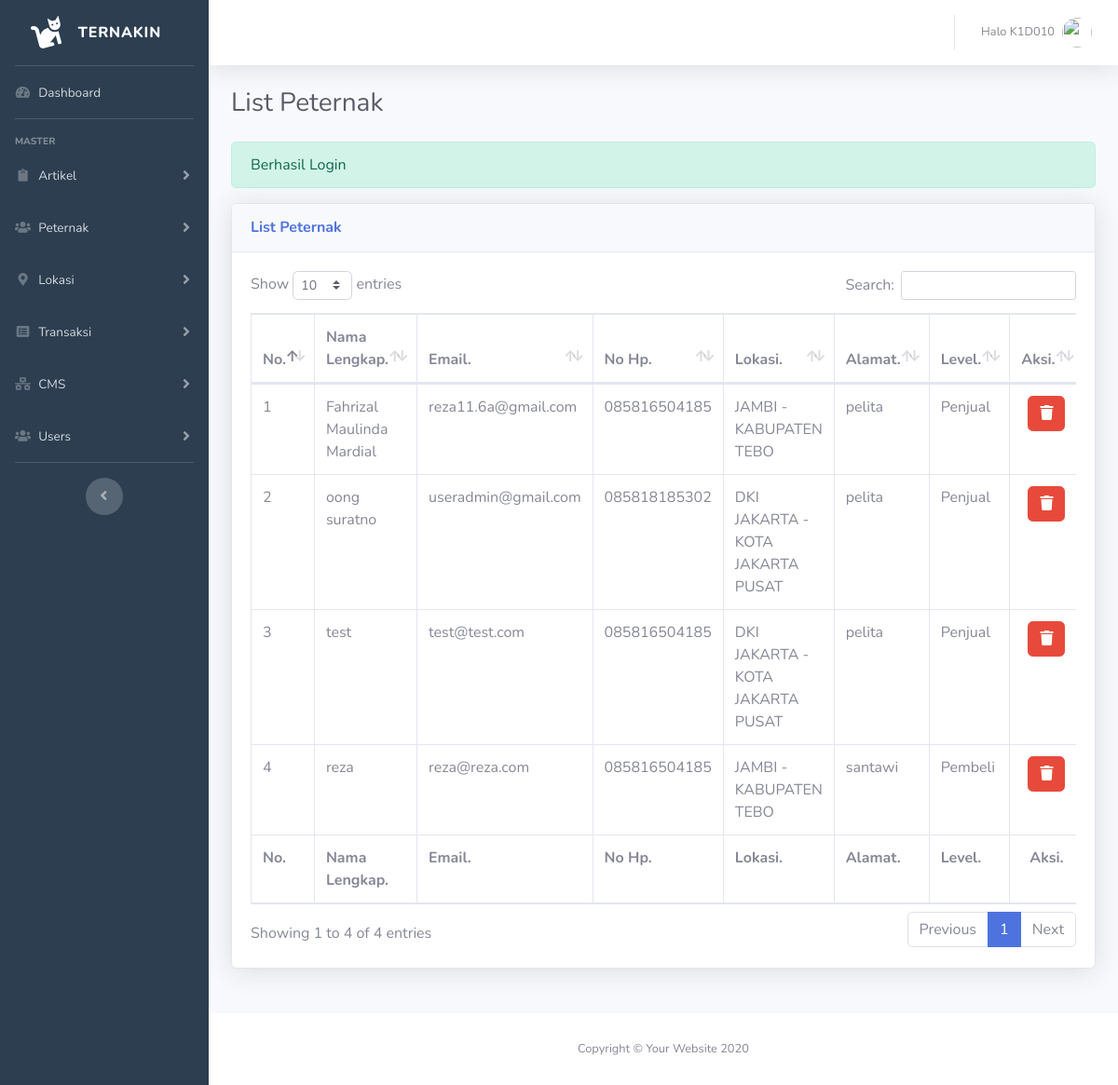
/cms-dashboard/pages/peternak/index.php (signed in), run on the app's committed database.
### tables this page shows
CREATE TABLE `tb_peternak` (
  `id_peternak` int(10) NOT NULL,
  `img_profile` text DEFAULT NULL,
  `nama_lengkap` varchar(35) NOT NULL,
  `email` varchar(50) NOT NULL,
  `password` varchar(60) NOT NULL,
  `no_hp` varchar(13) NOT NULL,
  `alamat` text DEFAULT NULL,
  `no_rek` varchar(50) DEFAULT NULL,
  `id_provinsi` int(2) DEFAULT NULL,
  `id_kota` int(4) DEFAULT NULL,
  `level` enum('1','2') NOT NULL,
  `created_at` timestamp NOT NULL DEFAULT current_timestamp() ON UPDATE current_timestamp()
);

CREATE TABLE `tb_provinsi` (
  `id_provinsi` int(2) NOT NULL,
  `nama_provinsi` varchar(50) NOT NULL
);

CREATE TABLE `tb_kota` (
  `id_kota` int(4) NOT NULL,
  `id_provinsi` int(2) NOT NULL,
  `nama_kota` text NOT NULL
);

### cms-dashboard/pages/peternak/index.php (the view, shortened to what this page needs)
  <?php
    $title="List Peternak";
    require_once"../../../config/database.php";
    require_once"../../templates/head-dashboard.php";
   ?>
   <link rel="stylesheet" type="text/css" href="<?=$_ENV['base_url']?>cms-dashboard/assets/vendor/datatables/dataTables.bootstrap4.min.css">
  <?php
    $sql = mysqli_query($con,"SELECT * FROM tb_peternak p LEFT JOIN tb_provinsi tp ON p.id_provinsi = tp.id_provinsi LEFT JOIN tb_kota k ON p.id_kota = k.id_kota");
  ?>
</head>
<body id="page-top">
  <div id="wrapper">
      <?php require_once"../../partials/sidebar.php"; ?>
    <div id="content-wrapper" class="d-flex flex-column">
      <div id="content">
          <?php require_once"../../partials/topbar.php"; ?>
        <div class="container-fluid" style="transition: 0.4s;">
          <div class="d-sm-flex align-items-center justify-content-between mb-4">
            <h1 class="h3 mb-0 text-gray-800"><?=$title?></h1>
          </div>
          <?php
            if (isset($_SESSION['alert'])) {
              if (isset($_SESSION['alert']['berhasil'])) {
                ?>
                <div class="alert alert-success" role="alert">
                  <?=$_SESSION['alert']['berhasil']?>
                </div>
                <?php
              }else{
                ?>
                <div class="alert alert-danger" role="alert">
                  <?=$_SESSION['alert']['gagal']?>
                </div>
                <?php
              }
            }
          ?>
          <div class="row">
            <div class="col-lg-12 mb-4">
              <div class="card shadow mb-4">
                <div class="card-header py-3 d-sm-flex justify-content-between">
                  <h6 class="m-0 font-weight-bold text-primary"><?=$title?></h6>
                </div>
                <div class="card-body">
                  <div class="table-responsive">
                      <table class="table table-bordered" id="listUser" width="100%" cellspacing="0">
                        <thead>
                          <tr>
                            <th>No.</th>
                            <th>Nama Lengkap.</th>
                            <th>Email.</th>
                            <th>No Hp.</th>
                            <th>Lokasi.</th>
                            <th>Alamat.</th>
                            <th>Level.</th>
                            <th class="text-center">Aksi.</th>
                          </tr>
                        </thead>
                        <tfoot>
                          <tr>
                            <th>No.</th>
                            <th>Nama Lengkap.</th>
                            <th>Email.</th>
                            <th>No Hp.</th>
                            <th>Lokasi.</th>
                            <th>Alamat.</th>
                            <th>Level.</th>
                            <th class="text-center">Aksi.</th>
                          </tr>
                        </tfoot>
                        <tbody>
                          <?php
                          $no=1;
                            while ($data = mysqli_fetch_array($sql)) {
                              ?>
                                <tr>
                                  <td><?=$no++?></td>
                                  <td><?=$data['nama_lengkap']?></td>
                                  <td><?=$data['email']?></td>
                                  <td><?=$data['no_hp']?></td>
                                  <td><?=$data['nama_provinsi'].' - '.$data['nama_kota']?></td>
                                  <td><?=$data['alamat']?></td>
                                  <td><?php
                                      if ($data['level']=="1") {
                                        echo"Pembeli";
                                      }else{
                                        echo"Penjual";
                                      }
                                      ?>
                                  </td>
                                  <td>
                                    <div class="d-flex justify-content-center">
                                      <form method="POST" action="<?=$_ENV['base_url']?>cms-dashboard/pages/peternak/aksi">
                                        <button type="submit" name="aksi" class="btn btn-danger" value="hapus-peternak" onclick="return confirm('Peternak akan dihapus??')"><i class="fas fa-trash"></i></button>
                                      </form>
                                    </div>
                                  </td>
                                </tr>
                              <?php
                            }
                          ?>
                        </tbody>
                      </table>
                  </div>
                </div>
              </div>
            </div>
          </div>
        </div>
      </div>
      <footer class="sticky-footer bg-white">
        <div class="container my-auto">
          <div class="copyright text-center my-auto">
            <span>Copyright &copy; Your Website 2020</span>
          </div>
        </div>
      </footer>
    </div>
  </div>
  <?php require_once"../../templates/footer-dashboard.php" ?>
</html>

### data on the page
tb_peternak: nama_lengkap "Fahrizal Maulinda Mardial", email "reza11.6a@gmail.com", no_hp "085816504185", id_provinsi.nama_provinsi "JAMBI", id_kota.nama_kota "KABUPATEN TEBO", alamat "pelita", level "Penjual"
tb_peternak: nama_lengkap "oong suratno", email "useradmin@gmail.com", no_hp "085818185302", id_provinsi.nama_provinsi "DKI JAKARTA", id_kota.nama_kota "KOTA JAKARTA PUSAT", alamat "pelita", level "Penjual"
tb_peternak: nama_lengkap "test", email "test@test.com", no_hp "085816504185", id_provinsi.nama_provinsi "DKI JAKARTA", id_kota.nama_kota "KOTA JAKARTA PUSAT", alamat "pelita", level "Penjual"
tb_peternak: nama_lengkap "reza", email "reza@reza.com", no_hp "085816504185", id_provinsi.nama_provinsi "JAMBI", id_kota.nama_kota "KABUPATEN TEBO", alamat "santawi", level "Pembeli"

### other printed values
$_SESSION['user']['username'] "K1D010"
$title "List Peternak"
$_SESSION['alert']['berhasil'] "Berhasil Login"
